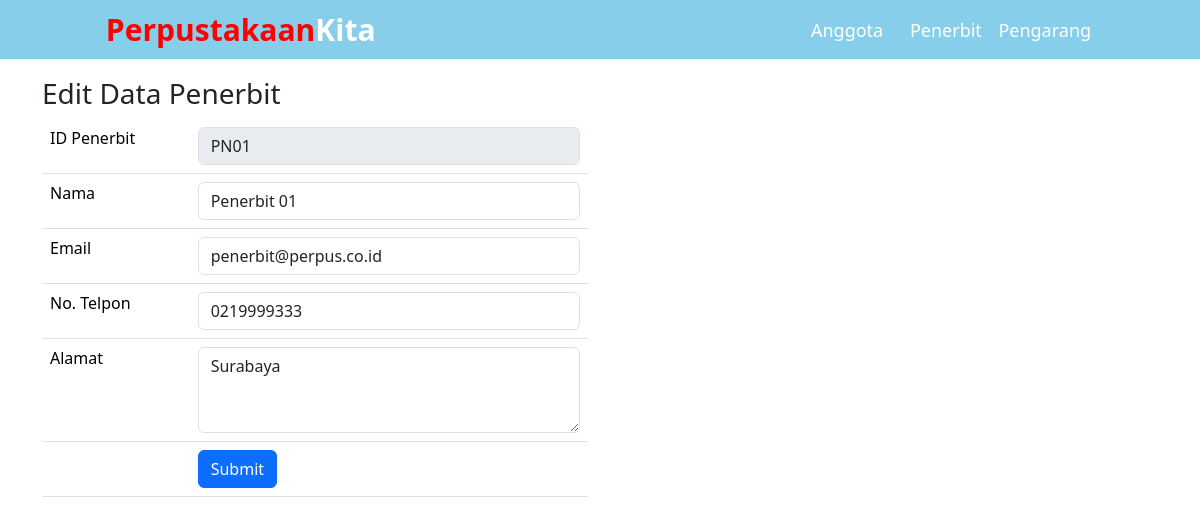
The page /sesi29/edit_penerbit.php?id=PN01 on the database its author committed.
### tables this page shows
CREATE TABLE `penerbit` (
  `id_penerbit` varchar(8) NOT NULL,
  `nama_penerbit` varchar(255) DEFAULT NULL,
  `email` varchar(50) DEFAULT NULL,
  `telp` varchar(12) DEFAULT NULL,
  `alamat` varchar(255) DEFAULT NULL
);

### sesi29/edit_penerbit.php (the view, shortened to what this page needs)
<html lang="en">
<head>
    <link href="https://cdn.jsdelivr.net/npm/bootstrap@5.3.2/dist/css/bootstrap.min.css" rel="stylesheet">
    <link rel="stylesheet" href="css/styleku.css">
</head>
<?php
    include("config.php");
    $id = $_GET['id'];
    $publishers = mysqli_query($connection, "SELECT * FROM penerbit WHERE id_penerbit = '$id' ");
    foreach ($publishers as $publisher){
        $nama_penerbit = $publisher['nama_penerbit'];
        $email = $publisher['email'];
        $telp = $publisher['telp'];
        $alamat = $publisher['alamat'];
    }
?>
<body>
    <div id="navbar" style="display: flex;">
        <div class="col-md-1"></div>
        <div id="logo" class="col-md-7"><a href="index.php">Perpustakaan<span>Kita</span></a></div>
        <div id="menu" class="col-md-1 text-center"><a href="index.php">Anggota</a></div>
        <div id="menu" class="col-md-1 text-center"><a href="penerbit.php">Penerbit</a></div>
        <div id="menu" class="col-md-1 text-center"><a href="pengarang.php">Pengarang</a></div>
        <div class="col-md-1"></div>
    </div>
    <div class="container">
        <div class="row">
            <div class="col-md-6">
                <h3 class="mt-2 mb-2">Edit Data Penerbit</h3>
                <form action="backend/proses_edit_penerbit.php?id=<?php echo $id;?>" method="post">
                    <table class="table">
                        <tr>
                            <td>
                                ID Penerbit
                            </td>
                            <td>
                                <input type="text" name="id_penerbit" class="form-control" disabled value="<?php echo $id ?>">
                            </td>
                        </tr>
                        <tr>
                            <td>
                                Nama
                            </td>
                            <td>
                                <input type="text" name="nama_penerbit" class="form-control" value="<?php echo $nama_penerbit ?>">
                            </td>
                        </tr>
                        <tr>
                            <td>
                                Email
                            </td>
                            <td>
                                <input type="text" name="email" class="form-control" value="<?php echo $email ?>">
                            </td>
                        </tr>
                        <tr>
                            <td>
                                No. Telpon
                            </td>
                            <td>
                                <input type="number" name="telp" class="form-control" value="<?php echo $telp ?>">
                            </td>
                        </tr>
                        <tr>
                            <td>
                                Alamat
                            </td>
                            <td>
                                <textarea class="form-control" name="alamat" rows="3"><?php echo $alamat ?></textarea>
                            </td>
                        </tr>
                        <tr>
                            <td>
                            </td>
                            <td>
                                <input type="submit" name="submit" class="btn btn-primary">
                            </td>
                        </tr>
                    </table>
                </form>
            </div>
        </div>
    </div>
</body>
</html>

### sesi29/css/styleku.css (style rules this page uses)
#navbar { display: flex; background-color: skyblue; padding: 7px; margin-bottom: 10px; }
#navbar a { text-decoration: none; }
#logo { font-weight: 700; font-size: 30px; }
#logo a { color: red; }
#logo a span { color: white; }
#menu { margin-top: 10px; font-weight: 500; font-size: 18px; }
#menu a { color: white; }

### rows shown on the page
penerbit: nama_penerbit "Penerbit 01", email "penerbit@perpus.co.id", telp "0219999333", alamat "Surabaya"
